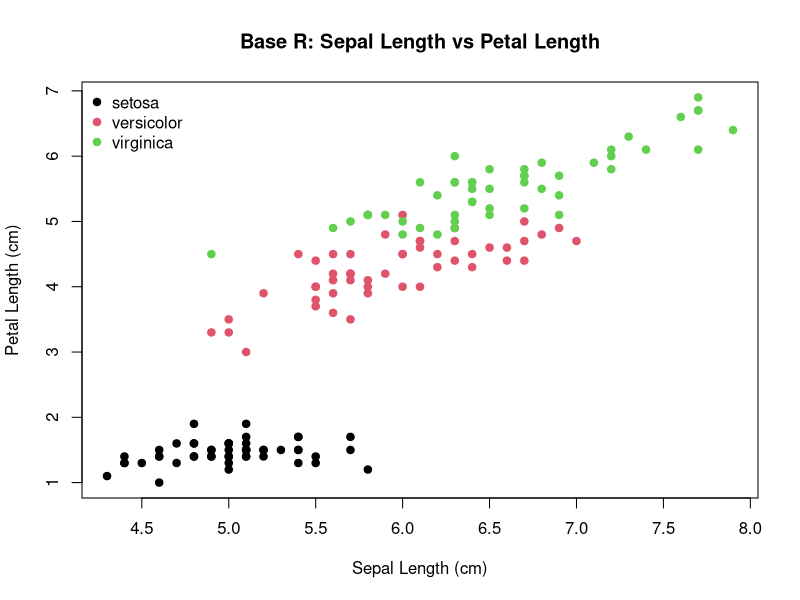
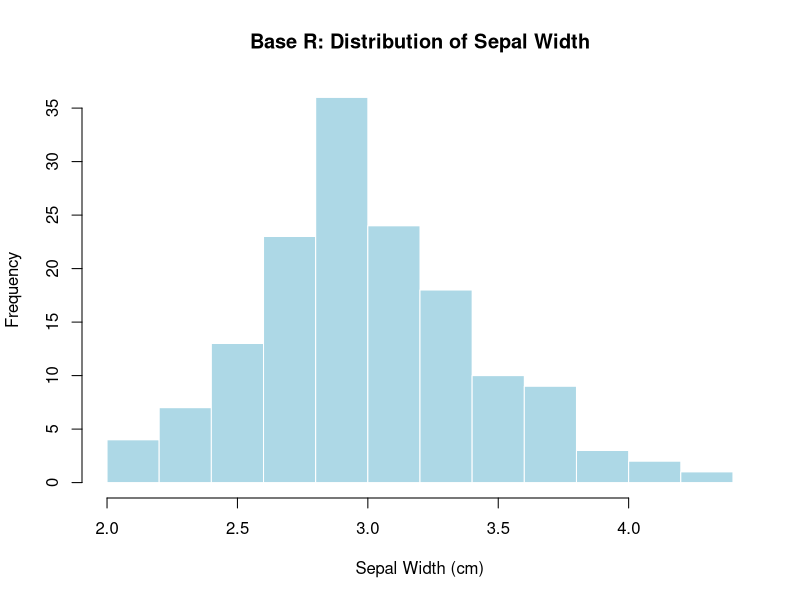
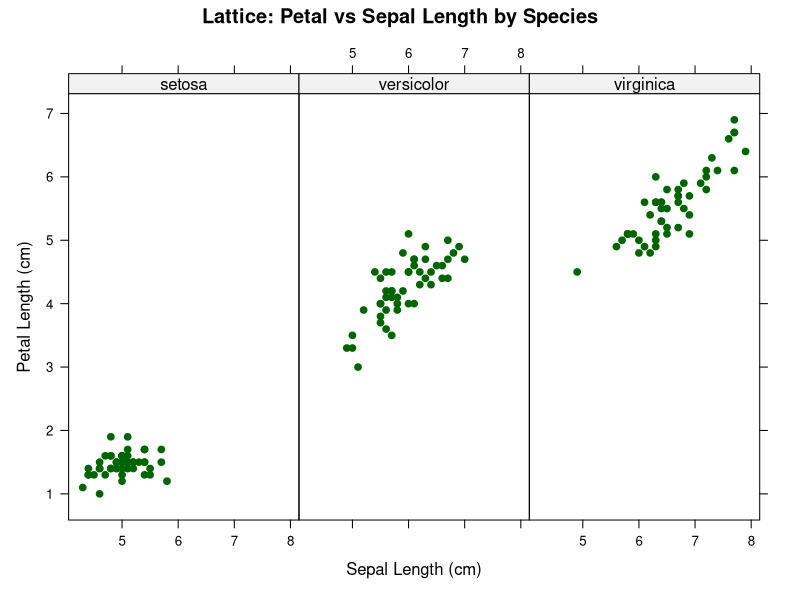
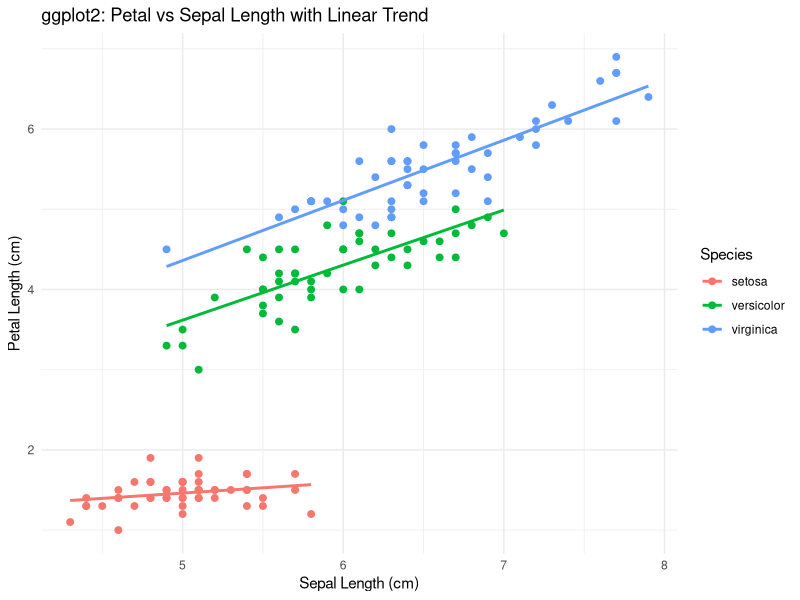

Reproduce these figures in R, in order.
library(ggplot2)
library(lattice)

data("iris", package = "datasets")
head(iris)

plot(iris$Sepal.Length, iris$Petal.Length,
     main = "Base R: Sepal Length vs Petal Length",
     xlab = "Sepal Length (cm)",
     ylab = "Petal Length (cm)",
     pch  = 19,
     col  = as.numeric(iris$Species))

legend("topleft",
       legend = levels(iris$Species),
       col = 1:3,
       pch = 19,
       bty = "n")

hist(iris$Sepal.Width,
     main = "Base R: Distribution of Sepal Width",
     xlab = "Sepal Width (cm)",
     col  = "lightblue",
     border = "white")

xyplot(Petal.Length ~ Sepal.Length | Species,
       data = iris,
       layout = c(3, 1),
       main = "Lattice: Petal vs Sepal Length by Species",
       xlab = "Sepal Length (cm)",
       ylab = "Petal Length (cm)",
       pch  = 19,
       col  = "darkgreen")

ggplot(iris, aes(x = Sepal.Length,
                 y = Petal.Length,
                 color = Species)) +
  geom_point(size = 2) +
  geom_smooth(method = "lm", se = FALSE) +
  labs(
    title = "ggplot2: Petal vs Sepal Length with Linear Trend",
    x = "Sepal Length (cm)",
    y = "Petal Length (cm)"
  ) +
  theme_minimal()
